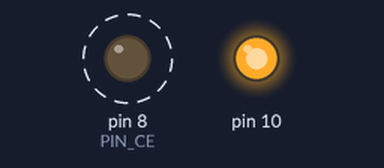
The sketch below on a simulated Arduino Uno, built with avr-gcc and run on an emulated ATmega328P. On the bench: output pins drawn as LEDs (lit = HIGH). Dashed ring = blinking. Pins used as bus, display or sensor lines are not drawn; what the sketch prints to the serial monitor is not drawn.

Above: at 0.13 s.
Timing chart, 0 to 3.1 s (numbered marks = the images above):
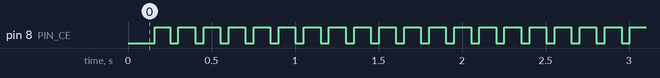

Measured:
- by itself, pin 8 (PIN_CE): alternates HIGH for 0.10 s and LOW for 0.05 s

The sketch:

sniffer_24.ino
```cpp
#include "nrf24.h"
#include "logitech-device.h"

uint8_t base_mac_address[] = {0xBB, 0x0A, 0xDC, 0xA5, 0x75};
uint8_t base_mac_address_reversed[] = {0x75, 0xA5, 0xDC, 0x0A, 0xBB};

bool dpl_mode = false;

void setup()
{
  Serial.begin(115200);
  Serial.println("Starting...");

  init_nrf24();
  nrf24_set_bandwith(2); /* Logitech keyboards use 2MHz bw */

  uint8_t channel = read_register(REG_RF_CH);

  Serial.print("Channel is : ");
  Serial.println(channel + 2400, DEC);

  nrf24_set_rx_address_p1(base_mac_address, 5);
  nrf24_set_rx_address_p0(base_mac_address_reversed, 5);

  nrf24_power_rx();
}

void loop()
{
  int channel, j = 0;
  bool kb_found = false;
  Serial.println("Looking for keyboard :o");

  while (!kb_found)
  {
    //for (channel = LOGITECH_START_FREQUENCY; channel <= LOGITECH_END_FREQUENCY; channel += 3)
    //{
      //nrf24_set_channel(channel);

      nrf24_power_rx();

      delay(100);

      if (!nrf24_rx_fifo_empty())
      {
        Serial.print("\r\nKeyboard is on channel : ");
        Serial.println(channel, DEC);
        kb_found = true;
        break;
      }

      Serial.print(".");
      if(channel == 125)
        Serial.println();
    //}
  }

  Serial.println("Reading data");
  uint8_t rx_fifo[PAYLOAD_SIZE];

  nrf24_read_rx_data(rx_fifo);

  for(j = 0; j < PAYLOAD_SIZE; j++) {
    Serial.print("data[");
    Serial.print(j, DEC);
    Serial.print("] = 0x");
    Serial.println(rx_fifo[j], HEX);
  }

  while(1) {}
}
```

logitech-device.h
```cpp
#ifndef LOGITECH_DEVICE_H
#define LOGITECH_DEVICE_H

#define LOGITECH_START_FREQUENCY    2402
#define LOGITECH_END_FREQUENCY      2474

#endif
```

nrf24.cpp
```cpp
#include "nrf24.h"
#include <SPI.h>

void init_nrf24(void)
{
    /**
    * Inits and config the nrf24 module
    *
    * @param none
    * @return none
    */

    pinMode(PIN_CE, OUTPUT);
    pinMode(PIN_CSN, OUTPUT);

    digitalWrite(PIN_CE, LOW);
    digitalWrite(PIN_CSN, HIGH);

    SPI.begin();
    SPI.setDataMode(SPI_MODE0);
    SPI.setClockDivider(SPI_2XCLOCK_MASK);
    /* Set registers to receive packet with nrf */

    /* Power down */
    nrf24_set_config(CONFIG_VALUE_PW_DW);

    /* Set length of incoming payload  */
    write_register(REG_RX_PW_P0, PAYLOAD_SIZE);
    write_register(REG_RX_PW_P1, PAYLOAD_SIZE);

    /* Enable RX addresses */
    write_register(REG_EN_RXADDR, ( (1 << BIT_ERX_P0) | (1 << BIT_ERX_P1) ));

    /* Sets address width */
    write_register(REG_SETUP_AW, 0x3);

    nrf24_disable_dpl();

    /* Set RF channel */
    nrf24_set_channel(INIT_CHANNEL);
}

void nrf24_set_bandwith(uint8_t bw)
{
    /**
    * Sets the bandwith in MHz of the communication
    * Allowed bandwith are 1MHz and 2MHz
    *
    * @param bw the bandwith value in MHz
    * @return none
    */

    if(bw == 1)
        write_register(REG_RF_SETUP, (DEFAULT_RF_SETUP | 0 << BIT_RF_DR));
    else
        write_register(REG_RF_SETUP, (DEFAULT_RF_SETUP | 1 << BIT_RF_DR));
}

void write_register(uint8_t reg_number, uint8_t value)
{
    /**
    * Updates the designated NRF24 register with the byte valu
    *
    * @param reg_number (uint8_t) Register number to be modified
    * @param value (uint8_t) The value to be updated in the register
    * @return none
    */

    digitalWrite(PIN_CE, LOW);
    nrf24_unselect();
    nrf24_select();
    SPI.transfer(W_REGISTER | (REGISTER_MASK & reg_number));
    SPI.transfer(value);
    nrf24_unselect();
}

uint8_t read_register(uint8_t reg_number)
{
    /**
    * Reads the designated register value in the nrf24 and returns it
    *
    * @param reg_number (uint8_t) the registered to be read from
    * @return (uint8_t) the value of the register
    */
    nrf24_unselect();
    nrf24_select();
    SPI.transfer(R_REGISTER | (REGISTER_MASK & reg_number));
    return SPI.transfer(0xFF);
    nrf24_unselect();
}

void nrf24_select(void)
{
    /**
    * Sets Slave Select pin LOW to select NRF24 chip to send SPI commands to it
    *
    * @param none
    * @return none
    */
    digitalWrite(PIN_CSN, LOW);
}

void nrf24_unselect(void)
{
    /**
    * Sets Slave Select pin to HIGH to send command to other SPI devices
    *
    * @param none
    * @return none
    */
    digitalWrite(PIN_CSN, HIGH);
}

bool nrf24_rx_fifo_empty(void)
{
    /**
    * Return state of RX FIFO
    *
    * @param none
    * @return boolean corresponding to FIFO state (true -> FIFO is empty)
    */

    uint8_t status = read_register(REG_STATUS);
    uint8_t fifo_status = read_register(REG_FIFO_STATUS);

    return ( !(status & (1 << BIT_RX_DR)) ) | (fifo_status & (1 << BIT_RX_EMPTY) );
}

void nrf24_set_channel(int channel)
{
    /**
    * Set RX/TX channel
    *
    * @param channel (uint8_t) the channel to listen to
    * @return none
    */
    write_register(REG_RF_CH, channel - 2400);
}

void nrf24_power_rx(void)
{
    /**
    * Re-powers the RX part (needed to take payload and channel changes into account)
    * Also flushes RX
    *
    * @param none
    * @return none
    */

    /* Set RX mode and CRC to 2 bytes (and poweron on) */
    nrf24_set_config(CONFIG_VALUE);

    /* Power up */
    write_register(REG_STATUS, (1 << BIT_RX_DR) | (1 << BIT_MAX_RT));

    /* Flush RX */
    nrf24_select();
    SPI.transfer( FLUSH_RX );
    nrf24_unselect();

    /* Test */
    digitalWrite(PIN_CE, LOW);
    delay(50);
    digitalWrite(PIN_CE, HIGH);
}

void nrf24_set_config(uint8_t value)
{
    /**
    * Sets the config register value
    *
    * @param value (uint8_t) the value of the register to be set
    * @return none
    */

    digitalWrite(PIN_CE, LOW);
    write_register(REG_CONFIG, value);
    digitalWrite(PIN_CE, HIGH);
}
void nrf24_set_rx_address_p0(uint8_t *address, uint8_t length)
{
    /**
    * Set RX address of NRF 24 (pipe 0)
    * This is usually known as the max address (5 bytes)
    * The address can vary between 3 and 5 bytes
    *
    * @param address an array containing the bytes of the address
    * @param length the number of bytes of the address
    * @return none
    */

    int i = 0;
    digitalWrite(PIN_CE, LOW);
    nrf24_select();

    SPI.transfer(W_REGISTER | (REGISTER_MASK & REG_RX_ADDR_P0));

    for (i = 0; i < length; i++)
        SPI.transfer(address[i]);

    nrf24_unselect();
    digitalWrite(PIN_CE, HIGH);
}

void nrf24_set_rx_address_p1(uint8_t *address, uint8_t length)
{
    /**
    * Set RX address of NRF 24 (pipe 1)
    * This is usually known as the max address (5 bytes)
    * The address can vary between 3 and 5 bytes
    *
    * @param address an array containing the bytes of the address
    * @param length the number of bytes of the address
    * @return none
    */

    int i = 0;
    digitalWrite(PIN_CE, LOW);
    nrf24_select();

    SPI.transfer(W_REGISTER | (REGISTER_MASK & REG_RX_ADDR_P1));

    for (i = 0; i < length; i++)
        SPI.transfer(address[i]);

    nrf24_unselect();
    digitalWrite(PIN_CE, HIGH);
}

void nrf24_toggle_activate(void)
{
    /**
    * Toogle dynamic/static payload length
    *
    * @param none
    * @return none
    */

    /* Power off */
    digitalWrite(PIN_CE, LOW);
    nrf24_set_config(CONFIG_VALUE_PW_DW);

    nrf24_select();
    SPI.transfer(ACTIVATE);
    SPI.transfer(0x73);
    nrf24_unselect();

    /* Power on */
    nrf24_set_config(CONFIG_VALUE);
    digitalWrite(PIN_CE, HIGH);

    nrf24_power_rx();
}

void nrf24_enable_dpl(void)
{
    /**
    * Enable dynamic payload
    *
    * @param none
    * @return none
    */

    write_register(REG_FEATURE, (1 << BIT_EN_DPL));
    write_register(REG_EN_AA, ((1 << BIT_ENAA_P0) | (1 << BIT_ENAA_P1)) );
    write_register(REG_DYNPD, ((1 << BIT_DPL0) | (1 << BIT_DPL1)) );

    nrf24_toggle_activate();
}

void nrf24_disable_dpl(void)
{
    /**
    * Disable dynamic payload (-> static payload)
    *
    * @param none
    * @return none
    */

    write_register(REG_FEATURE, 0);
    write_register(REG_EN_AA, ((1 << BIT_ENAA_P0) | (1 << BIT_ENAA_P1)) );
    write_register(REG_DYNPD, 0);

    nrf24_toggle_activate();
}

void nrf24_read_rx_data(uint8_t * data)
{
    int i;

    nrf24_unselect();
    nrf24_select();
    SPI.transfer(R_RX_PAYLOAD);

    for(i = 0;i < PAYLOAD_SIZE;i++){
		data[i] = SPI.transfer(0xFF);
	}

    nrf24_unselect();

    /* Set bit to indicate that data was read */
    write_register(REG_STATUS, (1 << BIT_RX_DR));
}
```

nrf24.h
```cpp
#ifndef NRF24_H
#define NRF24_H

#include <SPI.h>

#define CONFIG_VALUE_PW_DW  ((1 << BIT_CRCO) | (0 << BIT_EN_CRC))
#define CONFIG_VALUE        (CONFIG_VALUE_PW_DW | (1 << BIT_PWR_UP) | (1 << BIT_PRIM_RX))

#define DEFAULT_RF_SETUP    ( (1 << BIT_LNA_HCURR ) | (0x3 << BIT_RF_PWR))

#define PAYLOAD_SIZE        22

/* PINS */
#define PIN_CE  8
#define PIN_CSN 7

/* COMMANDS */
#define R_REGISTER      0x00
#define W_REGISTER      0x20
#define REGISTER_MASK   0x1F
#define ACTIVATE        0x50
#define R_RX_PAYLOAD    0x61
#define W_TX_PAYLOAD    0xA0
#define FLUSH_TX        0xE1
#define FLUSH_RX        0xE2
#define REUSE_TX_PL     0xE3
#define NOP             0xFF

/* REGISTER MAP TABLE */
#define REG_CONFIG      0x00
#define REG_EN_AA       0x01
#define REG_EN_RXADDR   0x02
#define REG_SETUP_AW    0x03
#define REG_SETUP_RETR  0x04
#define REG_RF_CH       0x05
#define REG_RF_SETUP    0x06
#define REG_STATUS      0x07
#define REG_OBSERVE_TX  0x08
#define REG_CD          0x09
#define REG_RX_ADDR_P0  0x0A
#define REG_RX_ADDR_P1  0x0B
#define REG_RX_ADDR_P2  0x0C
#define REG_RX_ADDR_P3  0x0D
#define REG_RX_ADDR_P4  0x0E
#define REG_RX_ADDR_P5  0x0F
#define REG_TX_ADDR     0x10
#define REG_RX_PW_P0    0x11
#define REG_RX_PW_P1    0x12
#define REG_RX_PW_P2    0x13
#define REG_RX_PW_P3    0x14
#define REG_RX_PW_P4    0x15
#define REG_FIFO_STATUS 0x17
#define REG_DYNPD       0x1C
#define REG_FEATURE     0x1D

/* BIT MNEMONIC */
#define BIT_MASK_RX_DR  6
#define BIT_MASK_TX_DS  5
#define BIT_MASK_MAX_RT 4
#define BIT_EN_CRC      3
#define BIT_CRCO        2
#define BIT_PWR_UP      1
#define BIT_PRIM_RX     0
#define BIT_ENAA_P5     5
#define BIT_ENAA_P4     4
#define BIT_ENAA_P3     3
#define BIT_ENAA_P2     2
#define BIT_ENAA_P1     1
#define BIT_ENAA_P0     0
#define BIT_ERX_P5      5
#define BIT_ERX_P4      4
#define BIT_ERX_P3      3
#define BIT_ERX_P2      2
#define BIT_ERX_P1      1
#define BIT_ERX_P0      0
#define BIT_AW          0
#define BIT_ARD         4
#define BIT_ARC         0
#define BIT_PLL_LOCK    4
#define BIT_RF_DR       3
#define BIT_RF_PWR      1
#define BIT_LNA_HCURR   0
#define BIT_RX_DR       6
#define BIT_TX_DS       5
#define BIT_MAX_RT      4
#define BIT_RX_P_NO     1
#define BIT_TX_FULL     0
#define BIT_PLOS_CNT    4
#define BIT_ARC_CNT     0
#define BIT_TX_REUSE    6
#define BIT_FIFO_FULL   5
#define BIT_TX_EMPTY    4
#define BIT_RX_FULL     1
#define BIT_RX_EMPTY    0
#define BIT_EN_DPL      2
#define BIT_DPL0        0
#define BIT_DPL1        1

/* CONSTANTS */
#define INIT_CHANNEL        2402

void init_nrf24(void);
void write_register (uint8_t reg_number, uint8_t value);
void nrf24_set_bandwith(uint8_t bw);
uint8_t read_register (uint8_t reg_number);
void nrf24_select(void);
void nrf24_unselect(void);
bool nrf24_rx_fifo_empty(void);
void nrf24_set_channel(int channel);
void nrf24_set_rx_address_p0(uint8_t *address, uint8_t length);
void nrf24_set_rx_address_p1(uint8_t *address, uint8_t length);
void nrf24_toggle_activate(void);
void nrf24_power_rx(void);
void nrf24_set_config(uint8_t value);
void nrf24_enable_dpl(void);
void nrf24_disable_dpl(void);
void nrf24_read_rx_data(uint8_t * data);

#endif
```
